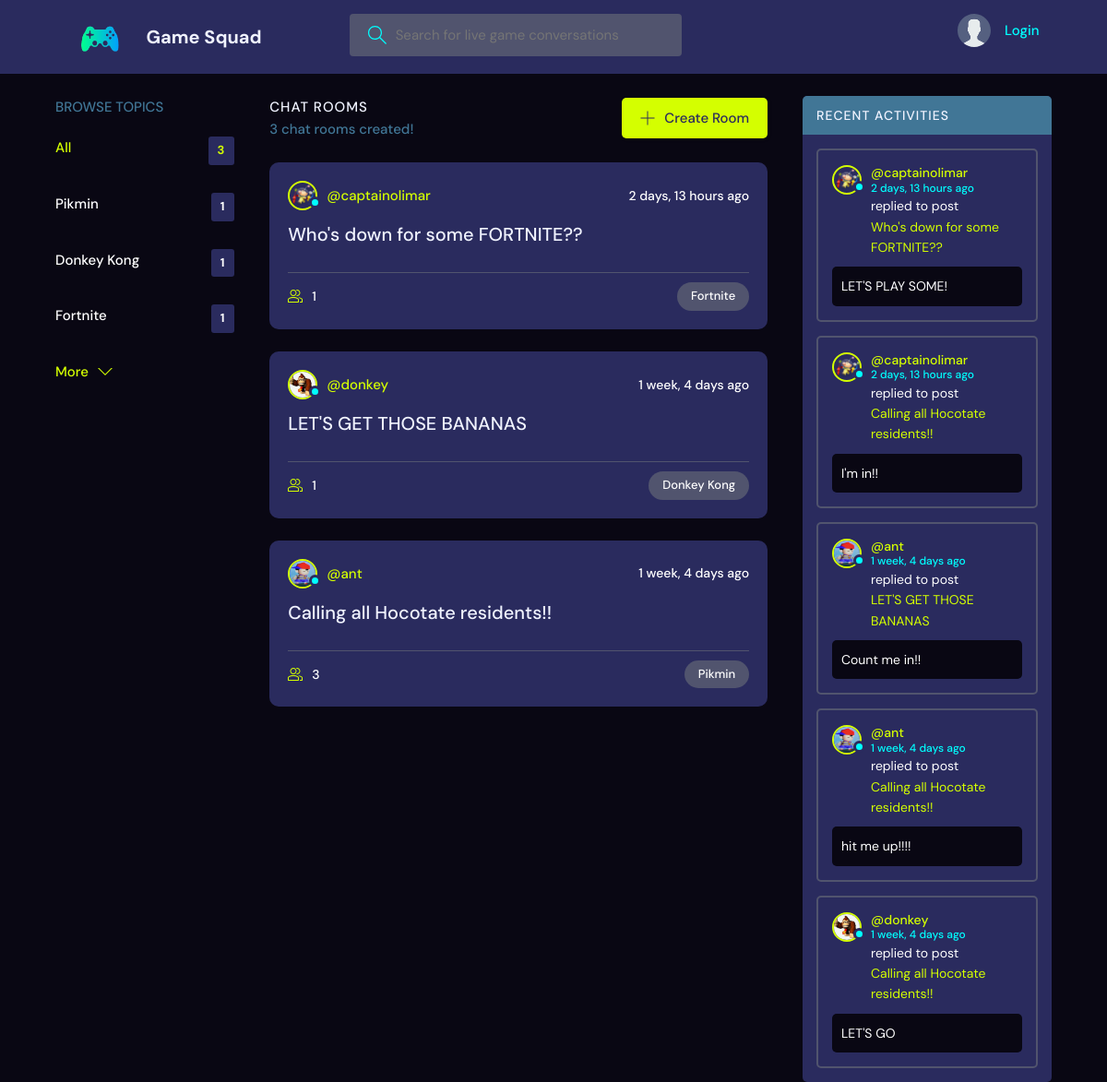
The app's page /gamesquad/ with its own data.
### base/models.py (models this page shows, shortened)
class Game(models.Model):
    name = models.CharField(max_length=200)

class Room(models.Model):
    host = models.ForeignKey(User, on_delete=models.SET_NULL, null=True)
    game = models.ForeignKey(Game, on_delete=models.SET_NULL, null=True)
    name = models.CharField(max_length=200)
    description = models.TextField(null=True, blank=True)
    participants = models.ManyToManyField(User, related_name="participants", blank=True)
    updated = models.DateTimeField(auto_now=True)
    created = models.DateTimeField(auto_now_add=True)
    class Meta:
        ordering = ["-updated", "-created"]
    def __str__(self):
        return self.name

class Profile(models.Model):
    user = models.OneToOneField(User, null=True, on_delete=models.CASCADE)
    bio = models.TextField(blank=True)
    avatar = models.ImageField(
        null=True, default="../static/images/avatar.svg", upload_to=user_directory_path
    )

class Message(models.Model):
    user = models.ForeignKey(User, on_delete=models.CASCADE)
    room = models.ForeignKey(Room, on_delete=models.CASCADE)
    body = models.TextField()
    updated = models.DateTimeField(auto_now=True)
    created = models.DateTimeField(auto_now_add=True)
    class Meta:
        ordering = ["-updated", "-created"]

### accounts/models.py (models this page shows)
class User(AbstractUser):
    email = models.EmailField(unique=True)
    username = models.CharField(unique=True, max_length=30)
    USERNAME_FIELD = "email"
    REQUIRED_FIELDS = []

### base/views.py (the view)
# urls.py: path("", views.home, name="home"),
def home(request):
    q = request.GET.get("q") if request.GET.get("q") != None else ""
    rooms = Room.objects.filter(
        Q(game__name__contains=q) | Q(name__contains=q) | Q(description__contains=q)
    )
    games = Game.objects.all()[0:5]
    room_count = rooms.count()
    sent_messages = Message.objects.filter(Q(room__game__name__icontains=q))
    context = {
        "rooms": rooms,
        "games": games,
        "room_count": room_count,
        "sent_messages": sent_messages,
    }
    return render(request, "base/home.html", context)

### base/templates/base/home.html (shortened to what this page needs)
{% extends 'main.html' %}
{% block content %}
<main class="layout layout--3">
  <div class="container">
    {% include 'base/game_component.html' %}
    <div class="roomList">
      <div class="roomList__header">
        <div>
          <h2>Chat Rooms</h2>
          <p>{{room_count}} chat rooms created!</p>
        </div>
        <a class="btn btn--main" href="{% url 'create-room' %}">
          <svg version="1.1" xmlns="http://www.w3.org/2000/svg" width="32" height="32" viewBox="0 0 32 32">
            <title>add</title>
            <path
              d="M16.943 0.943h-1.885v14.115h-14.115v1.885h14.115v14.115h1.885v-14.115h14.115v-1.885h-14.115v-14.115z"
            ></path>
          </svg>
          Create Room
        </a>
      </div>
      {% include 'base/feed_component.html' %}
    </div>
    {% include 'base/activity_component.html' %}
  </div>
</main>
{% endblock %}

### base/templates/base/game_component.html
<div class="topics">
    <div class="topics__header">
      <h2>Browse Topics</h2>
    </div>
    <ul class="topics__list">
      <li>
        <a href="{% url 'home' %}" class="active">All <span>{{games.count}}</span></a>
      </li>
      {% for game in games %}
      <li>
        <a href="{% url 'home' %}?q={{game.name}}">{{game.name}}<span>{{game.room_set.all.count}}</span></a>
      </li>
      {% endfor %}
    </ul>
    <a class="btn btn--link" href="{% url 'games' %}">
      More
      <svg version="1.1" xmlns="http://www.w3.org/2000/svg" width="32" height="32" viewBox="0 0 32 32">
        <title>chevron-down</title>
        <path d="M16 21l-13-13h-3l16 16 16-16h-3l-13 13z"></path>
      </svg>
    </a>
  </div>

### base/templates/base/feed_component.html (shortened to what this page needs)
{% for room in rooms %}
<div class="roomListRoom">
    <div class="roomListRoom__header">
      <a href="{% url 'user-profile' room.host.id %}" class="roomListRoom__author">
        <div class="avatar avatar--small">
          <img src="{{room.host.profile.avatar.url}}" />
        </div>
        <span>@{{room.host.username}}</span>
      </a>
      <div class="roomListRoom__actions">
        <span>{{room.created|timesince}} ago</span>
      </div>
    </div>
    <div class="roomListRoom__content">
      <a href="{% url 'room' room.id %}">{{room.name}}</a>
    </div>
    <div class="roomListRoom__meta">
      <a href="{% url 'room' room.id %}" class="roomListRoom__joined">
        {{room.participants.count}}
      </a>
      <p class="roomListRoom__topic">{{room.game.name}}</p>
    </div>
  </div>
{% endfor %}

### base/templates/base/activity_component.html (shortened to what this page needs)
<div class="activities">
    <div class="activities__header">
      <h2>Recent Activities</h2>
    </div>
    {% for message in sent_messages %}
    <div class="activities__box">
      <div class="activities__boxHeader roomListRoom__header">
        <a href="{% url 'user-profile' message.user.id %}" class="roomListRoom__author">
          <div class="avatar avatar--small">
            <img src="{{message.user.profile.avatar.url}}" />
          </div>
          <p>
            @{{message.user.username}}
            <span>{{message.created|timesince}} ago</span>
          </p>
        </a>
      </div>
      <div class="activities__boxContent">
        <p>replied to post <a href="{% url 'room' message.room.id %}">{{message.room}}</a></p>
        <div class="activities__boxRoomContent">
          {{message.body}}
        </div>
      </div>
    </div>
    {% endfor %}
</div>

### records on screen
Game: name "Pikmin", room_set.all.count "1"
Game: name "Donkey Kong", room_set.all.count "1"
Game: name "Fortnite", room_set.all.count "1"
Room: host.profile.avatar (picture), host.username "captainolimar", created "2 days, 13 hours", name "Who's down for some FORTNITE??", participants.count "1", game.name "Fortnite"
Room: host.profile.avatar (picture), host.username "donkey", created "1 week, 4 days", name "LET'S GET THOSE BANANAS", participants.count "1", game.name "Donkey Kong"
Room: host.profile.avatar (picture), host.username "ant", created "1 week, 4 days", name "Calling all Hocotate residents!!", participants.count "3", game.name "Pikmin"
Message: user.profile.avatar (picture), user.username "captainolimar", created "2 days, 13 hours", room "Who's down for some FORTNITE??", body "LET'S PLAY SOME!"
Message: user.profile.avatar (picture), user.username "captainolimar", created "2 days, 13 hours", room "Calling all Hocotate residents!!", body "I'm in!!"
Message: user.profile.avatar (picture), user.username "ant", created "1 week, 4 days", room "LET'S GET THOSE BANANAS", body "Count me in!!"
Message: user.profile.avatar (picture), user.username "ant", created "1 week, 4 days", room "Calling all Hocotate residents!!", body "hit me up!!!!"
Message: user.profile.avatar (picture), user.username "donkey", created "1 week, 4 days", room "Calling all Hocotate residents!!", body "LET'S GO"

### other values on screen
{{ games.count }} "3"
{{ room_count }} "3"
